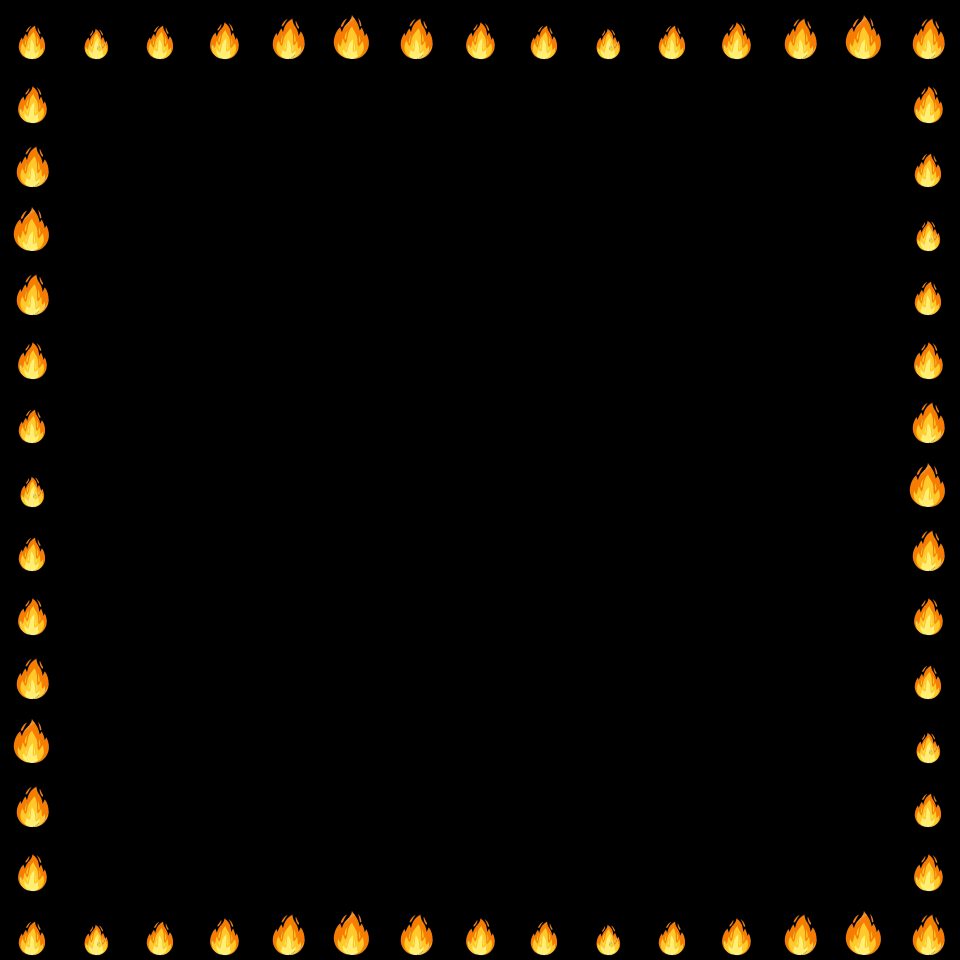

Rendered tile map (Tiled .tmx) drawn with the repository's tilesets; below, a short description and the full map source, tile grids included:
An orthogonal 15x15 tile map with 64x64 px tiles, 2 tile layers (Tile Layer 1, Tile Layer 2).

<map version="1.10" tiledversion="1.10.2" orientation="orthogonal" renderorder="right-down" width="15" height="15" tilewidth="64" tileheight="64" infinite="0" nextlayerid="3" nextobjectid="1">
 <tileset firstgid="1" name="Level3" tilewidth="64" tileheight="64" tilecount="6" columns="0">
  <grid orientation="orthogonal" width="1" height="1" />
  <tile id="0">
   <image width="64" height="64" source="base_tile.png" />
  </tile>
  <tile id="1">
   <image width="64" height="64" source="fire8.png" />
  </tile>
  <tile id="2">
   <image width="64" height="64" source="fire7.png" />
  </tile>
  <tile id="3">
   <image width="64" height="64" source="fire6.png" />
  </tile>
  <tile id="4">
   <image width="64" height="64" source="fire5.png" />
  </tile>
  <tile id="5">
   <image width="64" height="64" source="fire4.png" />
  </tile>
 </tileset>
 <layer id="1" name="Tile Layer 1" width="15" height="15">
  <data encoding="csv">
1,1,1,1,1,1,1,1,1,1,1,1,1,1,1,
1,1,1,1,1,1,1,1,1,1,1,1,1,1,1,
1,1,1,1,1,1,1,1,1,1,1,1,1,1,1,
1,1,1,1,1,1,1,1,1,1,1,1,1,1,1,
1,1,1,1,1,1,1,1,1,1,1,1,1,1,1,
1,1,1,1,1,1,1,1,1,1,1,1,1,1,1,
1,1,1,1,1,1,1,1,1,1,1,1,1,1,1,
1,1,1,1,1,1,1,1,1,1,1,1,1,1,1,
1,1,1,1,1,1,1,1,1,1,1,1,1,1,1,
1,1,1,1,1,1,1,1,1,1,1,1,1,1,1,
1,1,1,1,1,1,1,1,1,1,1,1,1,1,1,
1,1,1,1,1,1,1,1,1,1,1,1,1,1,1,
1,1,1,1,1,1,1,1,1,1,1,1,1,1,1,
1,1,1,1,1,1,1,1,1,1,1,1,1,1,1,
1,1,1,1,1,1,1,1,1,1,1,1,1,1,1
</data>
 </layer>
 <layer id="2" name="Tile Layer 2" width="15" height="15">
  <data encoding="csv">
5,6,5,4,3,2,3,4,5,6,5,4,3,2,3,
4,0,0,0,0,0,0,0,0,0,0,0,0,0,4,
3,0,0,0,0,0,0,0,0,0,0,0,0,0,5,
2,0,0,0,0,0,0,0,0,0,0,0,0,0,6,
3,0,0,0,0,0,0,0,0,0,0,0,0,0,5,
4,0,0,0,0,0,0,0,0,0,0,0,0,0,4,
5,0,0,0,0,0,0,0,0,0,0,0,0,0,3,
6,0,0,0,0,0,0,0,0,0,0,0,0,0,2,
5,0,0,0,0,0,0,0,0,0,0,0,0,0,3,
4,0,0,0,0,0,0,0,0,0,0,0,0,0,4,
3,0,0,0,0,0,0,0,0,0,0,0,0,0,5,
2,0,0,0,0,0,0,0,0,0,0,0,0,0,6,
3,0,0,0,0,0,0,0,0,0,0,0,0,0,5,
4,0,0,0,0,0,0,0,0,0,0,0,0,0,4,
5,6,5,4,3,2,3,4,5,6,5,4,3,2,3
</data>
 </layer>
</map>
